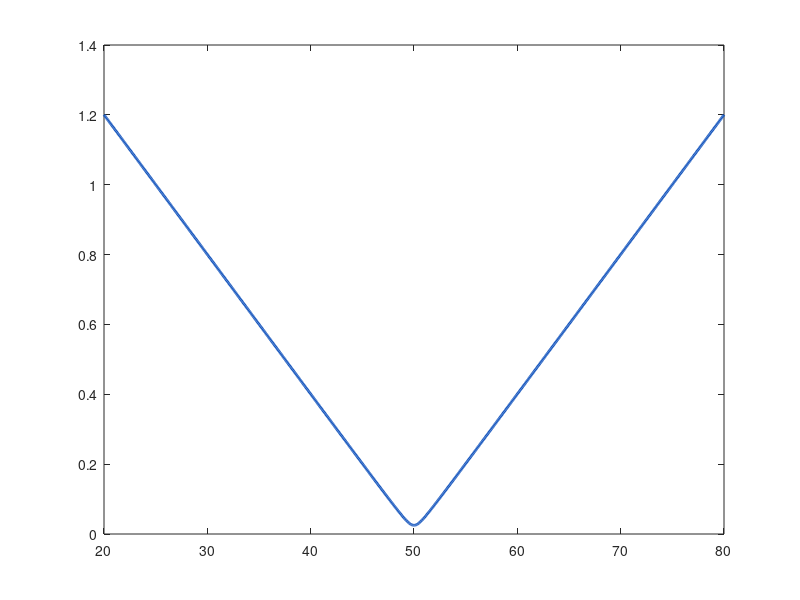

Write the MATLAB code that produced this figure. (Note: this script raises an error after producing the figure.)
%% BPDLensPositionSilicon
% Estimate where to place a detector so the beam is intentionally defocused
% to a chosen spot size after a 50 mm lens.
%
% Assumptions:
% 1. The quoted 2 mm beam diameter is the 1/e^2 Gaussian diameter.
% 2. The input beam is approximately collimated at the lens.
% 3. The wavelength is 780 nm for the silicon-detector setup.

clear; clc; close all;

%% User inputs
lambda_nm = 780;                    % Laser wavelength [nm]
beam_diameter_mm = 2.0;            % 1/e^2 beam diameter at lens [mm]
focal_length_mm = 50.0;            % Lens focal length [mm]
detector_diameter_mm = 0.8;        % Desired 1/e^2 beam diameter at detector [mm]

%% Gaussian beam calculation
lambda_mm = lambda_nm * 1e-6;
w_in_mm = beam_diameter_mm / 2;
w_target_mm = detector_diameter_mm / 2;

% Focused waist for a collimated Gaussian beam passing through a thin lens.
w0_mm = lambda_mm * focal_length_mm / (pi * w_in_mm);
zR_mm = pi * w0_mm^2 / lambda_mm;

if w_target_mm < w0_mm
    error('Target detector radius is smaller than the diffraction-limited waist.');
end

dz_from_focus_mm = zR_mm * sqrt((w_target_mm / w0_mm)^2 - 1);
lens_to_detector_after_focus_mm = focal_length_mm + dz_from_focus_mm;
lens_to_detector_before_focus_mm = focal_length_mm - dz_from_focus_mm;

%% Sweep for plotting
z_plot_mm = linspace(max(0, focal_length_mm - 30), focal_length_mm + 30, 800);
w_plot_mm = w0_mm * sqrt(1 + ((z_plot_mm - focal_length_mm) / zR_mm).^2);
d_plot_mm = 2 * w_plot_mm;

%% Report
fprintf('Laser wavelength assumption: %.0f nm\n', lambda_nm);
fprintf('Input beam diameter at lens: %.3f mm\n', beam_diameter_mm);
fprintf('Lens focal length: %.3f mm\n', focal_length_mm);
fprintf('Detector target diameter: %.3f mm\n\n', detector_diameter_mm);

fprintf('Diffraction-limited waist diameter at focus: %.4f mm (%.1f um)\n', ...
    2 * w0_mm, 2 * w0_mm * 1e3);
fprintf('Rayleigh range around focus: %.4f mm\n', zR_mm);
fprintf('Required defocus from focus: %.4f mm\n', dz_from_focus_mm);
fprintf('Lens-to-detector distance after focus: %.4f mm\n', lens_to_detector_after_focus_mm);
fprintf('Lens-to-detector distance before focus: %.4f mm\n', lens_to_detector_before_focus_mm);

%% Plot and save PNG in the same folder
fig = figure('Color', 'w', 'Name', 'Defocused Spot Size at Detector');
plot(z_plot_mm, d_plot_mm, 'LineWidth', 2, 'Color', [0.1 0.35 0.75]); hold on;
yline(detector_diameter_mm, '--', 'Color', [0.85 0.2 0.2], 'LineWidth', 1.5);
xline(lens_to_detector_after_focus_mm, '--', 'Color', [0.15 0.6 0.25], 'LineWidth', 1.5);
scatter(lens_to_detector_after_focus_mm, detector_diameter_mm, 70, ...
    'MarkerFaceColor', [0.15 0.6 0.25], 'MarkerEdgeColor', 'k');
grid on;
xlabel('Lens-to-detector distance (mm)');
ylabel('1/e^2 spot diameter (mm)');
title('Defocused Gaussian Spot Size Near Focus');
legend('Spot diameter', 'Detector diameter target', 'Suggested detector position', ...
    'Location', 'northwest');

txt = sprintf(['Assumed \\lambda = %.0f nm\\n' ...
               'Focused waist diameter = %.1f \\mum\\n' ...
               'Suggested distance = %.2f mm'], ...
               lambda_nm, 2 * w0_mm * 1e3, lens_to_detector_after_focus_mm);
text(lens_to_detector_after_focus_mm + 1.2, detector_diameter_mm + 0.05, txt, ...
    'FontSize', 10, 'BackgroundColor', 'w', 'EdgeColor', [0.8 0.8 0.8]);

script_dir = fileparts(mfilename('fullpath'));
exportgraphics(fig, fullfile(script_dir, 'BPDLensPositionSilicon.png'), 'Resolution', 200);
